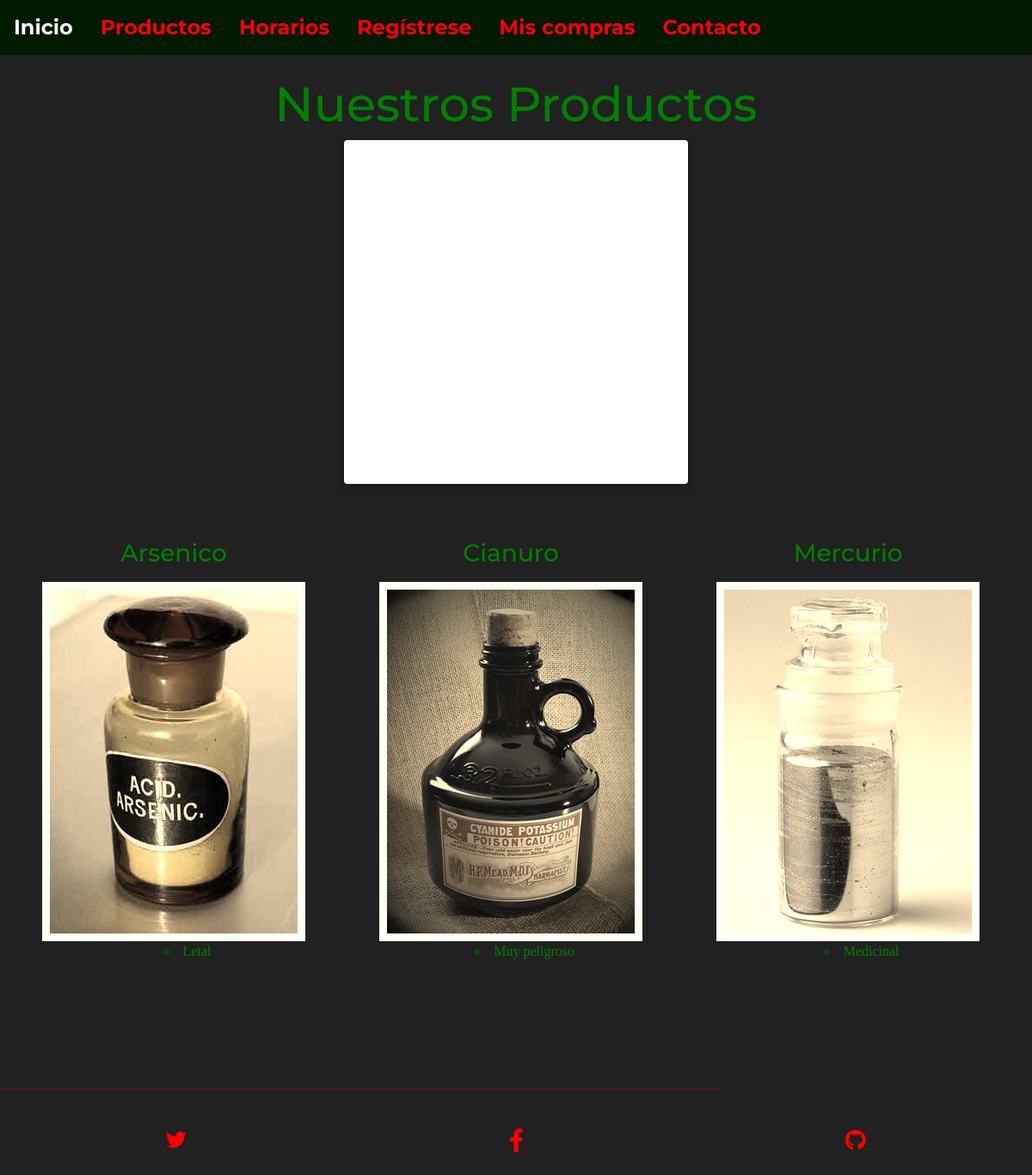
Page /catalog/productos on the committed database.
### catalog/models.py (models this page shows, shortened)
class Listado(models.Model):
    id= models.AutoField(primary_key=True)
    name = models.CharField(max_length=20, help_text='Nombre del producto', verbose_name='Nombre del producto')
    description = models.CharField(max_length=100, help_text='Descripción', verbose_name='Descripción')
    price = models.PositiveIntegerField(null=True, verbose_name='Precio')
    image = models.ImageField(upload_to='imagenes/', null=True, verbose_name='Imagen')
    class Meta:
        ordering = ['-price']

### catalog/views.py (the view)
# urls.py: path('productos', views.productos, name='productos'),
def productos(request):
    productos = Listado.objects.all
    return render(request, 'productos.html', {'productos': productos})

### catalog/templates/productos.html (shortened to what this page needs)
{% extends "layout.html" %}
{% block main %}
            <main id="principal">
                <div class="sub-grid-text">
                    <h1>Nuestros Productos</h1>
                </div>
                <div class="card">
                </div>
                <br>
                <br>
                <div class="sub-grid-prod">
                    {% for producto in productos %}
                    <div class="item prod1">
                        <p><h3>{{producto.name}}</h3></p>
                        <img src="{{producto.image.url}}">
                        <ul>
                            <li>{{producto.description}}</li>
                        </ul>
                    </div>
                    {% endfor %}
            </main>
            <br><br>
{% endblock %}

### catalog/static/css/styles.css (style rules this page uses)
body { background-color : #212121; font-family: 'Montserrat', Times; color: Green; padding: 0px; margin: 0px; }
img { filter: sepia(75%); border: 0.8vw solid white; max-width: 80vw; }
#principal { text-align: center; justify-content: center; margin: 2vw 0.5vw 0.5vw 0.5vw; }
.sub-grid-text { text-align: center; font-size: 1.4em; }
h1 { font-size: 2.5em; }
ul { font-family: Garamond, Times; list-style-position: inside; list-style-type: circle; }
.card { position: relative; width: 400px; min-height: 400px; max-width: 80vw; overflow: hidden; border: 0.8vw solid white; margin-left: auto; margin-right: auto; box-shadow: 0px 4px 10px rgba(0, 0, 0, 0.3); }
@media screen and (min-width:1025px) { .sub-grid-prod { display: grid; grid-template-columns: repeat(3,33%); grid-template-rows: 50% 50%; } }

### rows in the picture
Listado: name "Arsenico", image (picture), description "Letal"
Listado: name "Cianuro", image (picture), description "Muy peligroso"
Listado: name "Mercurio", image (picture), description "Medicinal"
